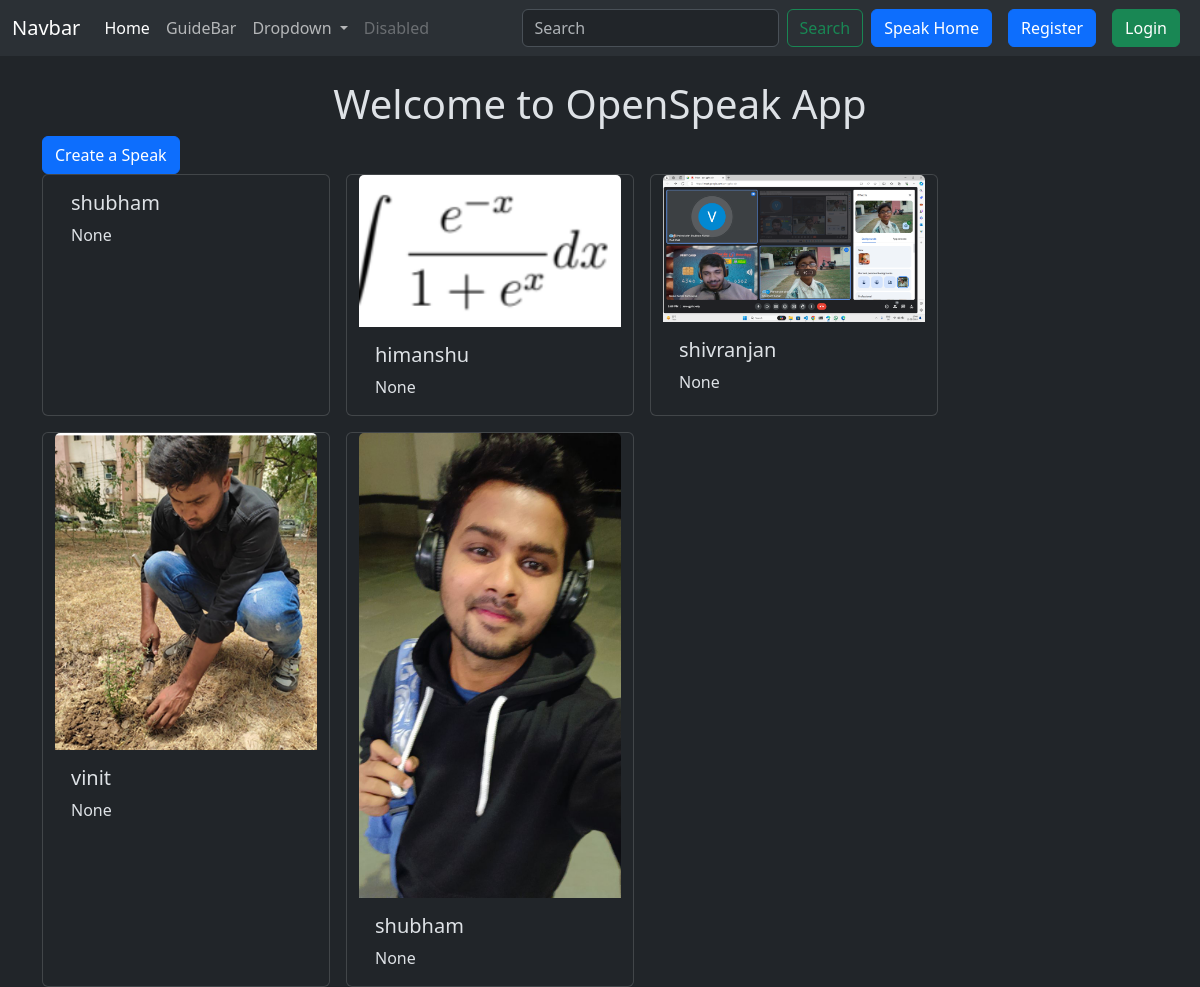
The app's page /OpenSpeak/ with its own data.
### OpenSpeak/models.py (models this page shows, shortened)
class Speak(models.Model):
    user=models.ForeignKey(User, on_delete=models.CASCADE)
    text=models.TextField(max_length=100)
    photo=models.ImageField(upload_to='photos/',blank=True,null=True)
    created_at =models.DateTimeField(auto_now_add=True)
    updated_at=models.DateTimeField(auto_now=True)

### OpenSpeak/views.py (the view)
# urls.py: path('',views.Speak_list, name='Speak_list'),
def Speak_list(request):
    speaks=Speak.objects.all().order_by('-created_at')
    for i in speaks:
        print(i.text,i.id)
    return render(request,'Speak_list.html',{'speaks':speaks})

### OpenSpeak/templates/Speak_list.html (shortened to what this page needs)
{% extends "layout.html" %}
{% block content %}
    <h1 class ="text-center mt-4">Welcome to OpenSpeak App</h1>
    <a class="btn btn-primary" href="{% url 'speak_create' %}">Create a Speak</a>
    <div class="container row gap-3">
        {% for speak in speaks %}
        <div class="card" style="width: 18rem;">
            {% if speak.photo %}
            <img src="{{ speak.photo.url }}" class="card-img-top" alt="...">
            {% endif %}
            <div class="card-body">
                <h5 class="card-title">{{speak.user.username}}</h5>
                <p class="card-text">{{ speak.text }}</p>
            </div>
        </div>
        {% endfor %}
    </div>
{% endblock  %}

### templates/layout.html (shortened to what this page needs)
{% load static %}
<!DOCTYPE html>
<html lang="en" data-bs-theme="dark">
<head>
    <link href="https://cdn.jsdelivr.net/npm/bootstrap@5.3.7/dist/css/bootstrap.min.css" rel="stylesheet">
</head>
<body >
    <nav class="navbar navbar-expand-lg bg-body-tertiary">
        <div class="container-fluid">
            <a class="navbar-brand" href="#">Navbar</a>
            <div class="collapse navbar-collapse" id="navbarSupportedContent">
            <ul class="navbar-nav me-auto mb-2 mb-lg-0">
                <li class="nav-item">
                <a class="nav-link active" aria-current="page" href="#">Home</a>
                </li>
                <li class="nav-item">
                <a class="nav-link" href="#">GuideBar</a>
                </li>
                <li class="nav-item dropdown">
                <a class="nav-link dropdown-toggle" href="#" role="button" data-bs-toggle="dropdown" aria-expanded="false">
                    Dropdown
                </a>
                </li>
                <li class="nav-item">
                <a class="nav-link disabled" aria-disabled="true">Disabled</a>
                </li>
            </ul>
            <form class="d-flex" role="search">
                <input class="form-control me-2" type="search" placeholder="Search" aria-label="Search"/>
                <button class="btn btn-outline-success" type="submit">Search</button>
            </form>
            <a href="{% url 'Speak_list'%}" class="btn btn-primary mx-2">Speak Home</a>
            {% if user.is_authenticated %}
            <form method="post" action="{%url 'logout'%}">
                {% csrf_token %}
                <button class="btn btn-danger" type="submit">Logout</button>
            </form>
            {%else%}
            <a href="{% url 'register'%}" class="btn btn-primary mx-2">Register</a>
            <a href="{% url 'login'%}" class="btn btn-success mx-2">Login</a>
            {% endif %}
            </div>
        </div>
    </nav>
     <div class ="container">
        {% block content %}
        {% endblock %}
     </div>
</body>
</html>

### records on screen
Speak: user.username "shubham", text "None"
Speak: photo (picture), user.username "himanshu", text "None"
Speak: photo (picture), user.username "shivranjan", text "None"
Speak: photo (picture), user.username "vinit", text "None"
Speak: photo (picture), user.username "shubham", text "None"
